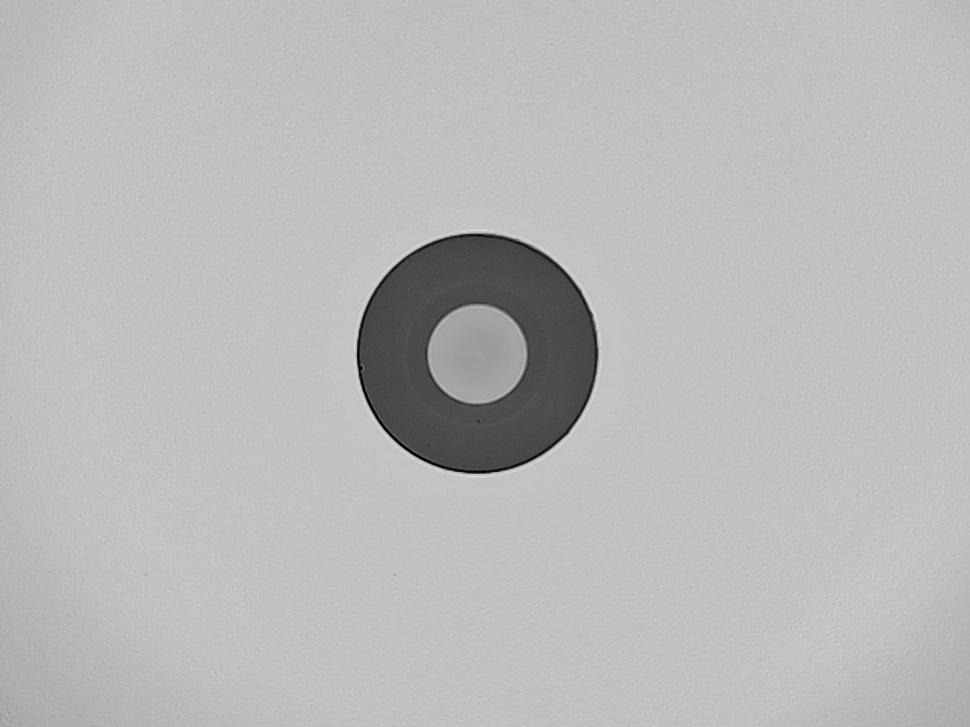
#> input picture samples2/img38.jpg, 970 x 727 px, shrunk from 1152 x 864 before the run, found by its file name
$ python 'Intensity Derivative Filter.py'   (older library calls are emulated)
#> lines starting #> are read from the running program, lines starting #| are printed output that depends on the picture
import cv2
import numpy as np

# Load the image
image = cv2.imread(r"C:\Users\Saem1001\Documents\GitHub\OpenCV-Practice\samples2\img38.jpg", cv2.IMREAD_GRAYSCALE)
#> image is the input picture: shape (727, 970); min 0, max 225, mean 185.2

# Check if the image was loaded successfully
if image is None:
    print("Error: Could not load image.")
else:
    # Calculate Sobel derivatives for X and Y axes
    sobel_x = cv2.Sobel(image, cv2.CV_64F, 1, 0, ksize=3)
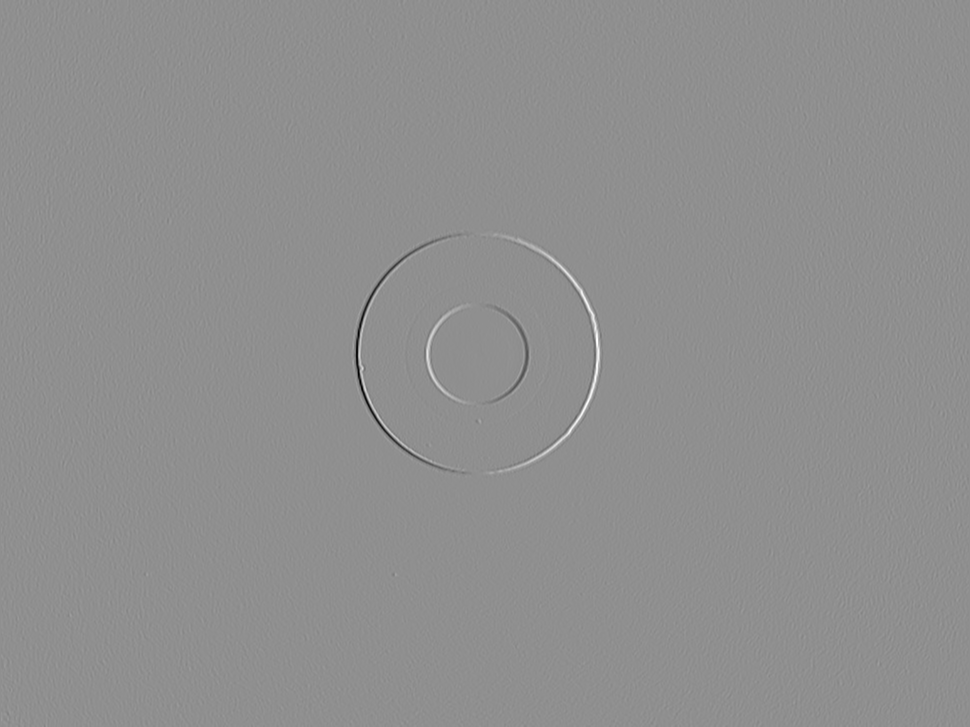
#> sobel_x: shape (727, 970) float64; min -726, max 564, mean 0; drawn with min black and max white
    sobel_y = cv2.Sobel(image, cv2.CV_64F, 0, 1, ksize=3)
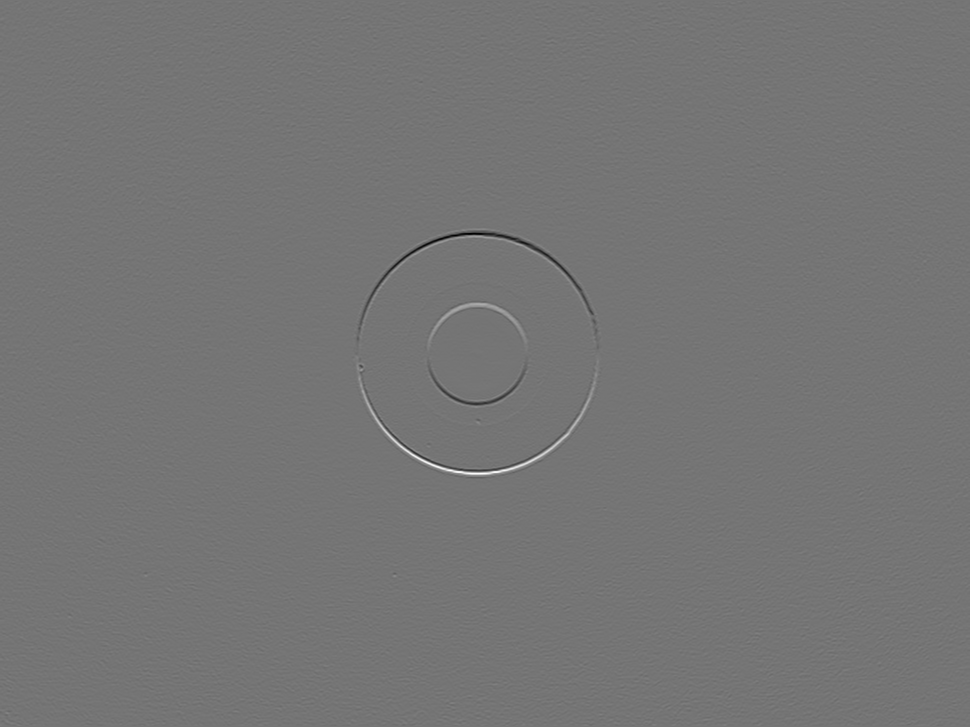
#> sobel_y: shape (727, 970) float64; min -615, max 722, mean 0; drawn with min black and max white

    # Convert derivatives to absolute 8-bit integers for display
    abs_sobel_x = cv2.convertScaleAbs(sobel_x)
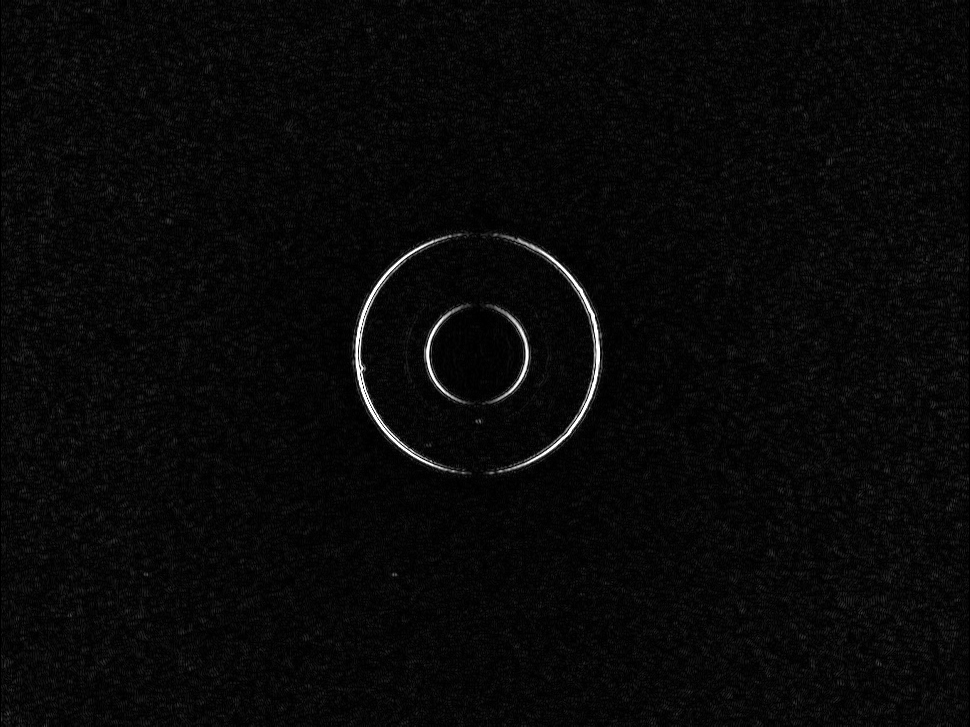
#> abs_sobel_x: shape (727, 970); min 0, max 255, mean 8.7
    abs_sobel_y = cv2.convertScaleAbs(sobel_y)

    # Display the original image and its intensity derivatives
    cv2.imshow('Original Image', image)
    cv2.imshow('Sobel X Derivative', abs_sobel_x)
    cv2.imshow('Sobel Y Derivative', abs_sobel_y)
    cv2.waitKey(0)
    cv2.destroyAllWindows()

$ run again, with samples2/ima12.jpg copied over samples2/img38.jpg
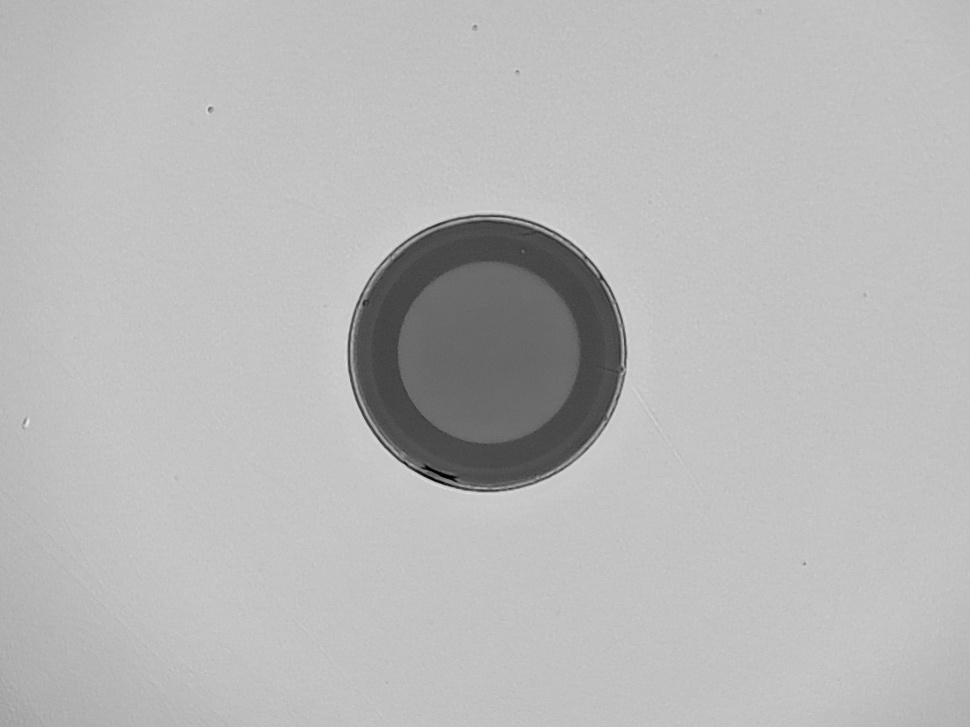
#> input picture samples2/ima12.jpg, 970 x 727 px, shrunk from 1152 x 864 before the run, found by its file name
#> image is the input picture: shape (727, 970); min 0, max 231, mean 184.3
#> `sobel_y = cv2.Sobel(image, cv2.CV_64F, 0, 1, ksize=3)`:
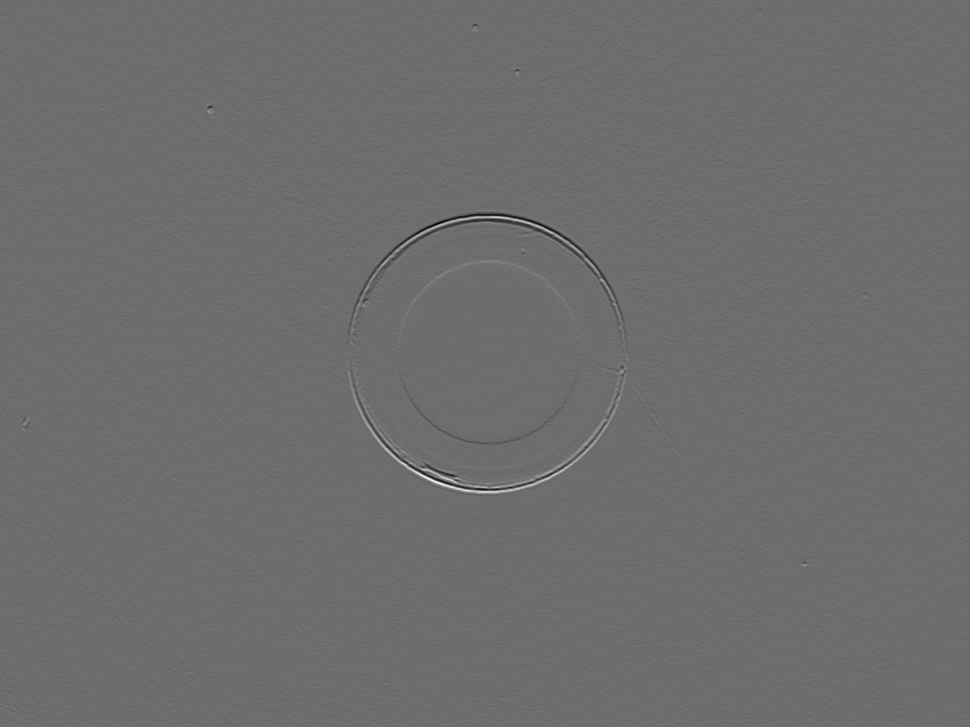
#> sobel_y: shape (727, 970) float64; min -553, max 732, mean 0; drawn with min black and max white
#> `abs_sobel_x = cv2.convertScaleAbs(sobel_x)`:
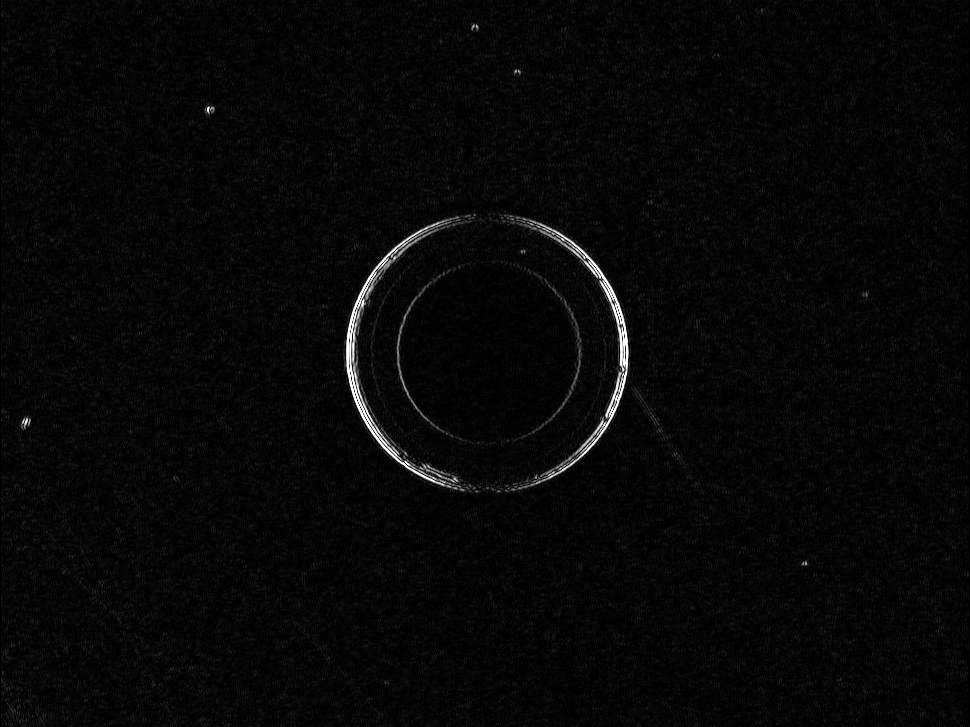
#> abs_sobel_x: shape (727, 970); min 0, max 255, mean 7.5
